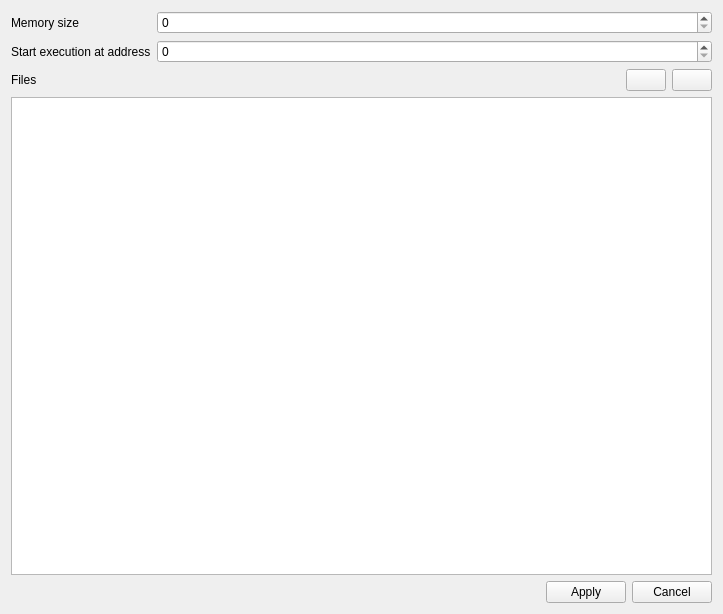
<?xml version="1.0" encoding="UTF-8"?>
<ui version="4.0">
 <class>GuiProjectConfigWidget</class>
 <widget class="QWidget" name="GuiProjectConfigWidget">
  <property name="geometry">
   <rect>
    <x>0</x>
    <y>0</y>
    <width>723</width>
    <height>614</height>
   </rect>
  </property>
  <property name="windowTitle">
   <string>Form</string>
  </property>
  <layout class="QVBoxLayout" name="verticalLayout">
   <item>
    <layout class="QFormLayout" name="formLayout">
     <item row="0" column="0">
      <widget class="QLabel" name="label">
       <property name="text">
        <string>Memory size</string>
       </property>
      </widget>
     </item>
     <item row="0" column="1">
      <widget class="QSpinBox" name="memorySizeSpinBox"/>
     </item>
     <item row="1" column="0">
      <widget class="QLabel" name="label_3">
       <property name="text">
        <string>Start execution at address</string>
       </property>
      </widget>
     </item>
     <item row="1" column="1">
      <widget class="QSpinBox" name="startAtSpinBox"/>
     </item>
    </layout>
   </item>
   <item>
    <layout class="QHBoxLayout" name="horizontalLayout">
     <item>
      <widget class="QLabel" name="label_2">
       <property name="text">
        <string>Files</string>
       </property>
      </widget>
     </item>
     <item>
      <spacer name="horizontalSpacer_2">
       <property name="orientation">
        <enum>Qt::Orientation::Horizontal</enum>
       </property>
       <property name="sizeHint" stdset="0">
        <size>
         <width>40</width>
         <height>20</height>
        </size>
       </property>
      </spacer>
     </item>
     <item>
      <widget class="QPushButton" name="addFileButton">
       <property name="toolTip">
        <string>Add</string>
       </property>
       <property name="text">
        <string/>
       </property>
       <property name="icon">
        <iconset theme="QIcon::ThemeIcon::ListAdd"/>
       </property>
      </widget>
     </item>
     <item>
      <widget class="QPushButton" name="removeFileButton">
       <property name="toolTip">
        <string>Remove</string>
       </property>
       <property name="text">
        <string/>
       </property>
       <property name="icon">
        <iconset theme="QIcon::ThemeIcon::ListRemove"/>
       </property>
      </widget>
     </item>
    </layout>
   </item>
   <item>
    <widget class="QTableView" name="filesTableView"/>
   </item>
   <item>
    <layout class="QHBoxLayout" name="horizontalLayout_2">
     <item>
      <spacer name="horizontalSpacer">
       <property name="orientation">
        <enum>Qt::Orientation::Horizontal</enum>
       </property>
       <property name="sizeHint" stdset="0">
        <size>
         <width>40</width>
         <height>20</height>
        </size>
       </property>
      </spacer>
     </item>
     <item>
      <widget class="QPushButton" name="applyButton">
       <property name="text">
        <string>Apply</string>
       </property>
      </widget>
     </item>
     <item>
      <widget class="QPushButton" name="cancelButton">
       <property name="text">
        <string>Cancel</string>
       </property>
      </widget>
     </item>
    </layout>
   </item>
  </layout>
 </widget>
 <resources/>
 <connections/>
</ui>
